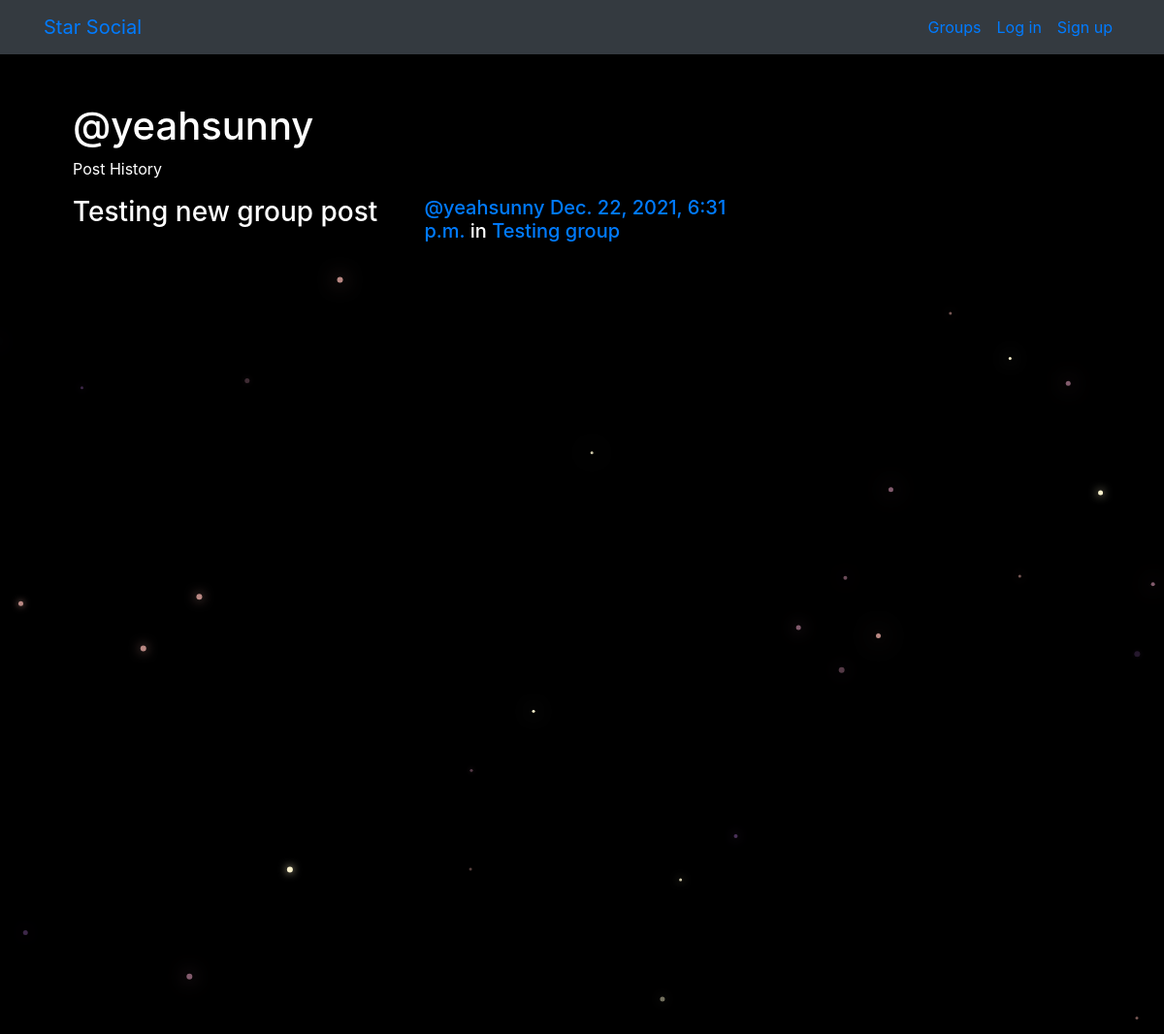
/posts/by/yeahsunny, run on the app's committed database.
### posts/models.py (models this page shows, shortened)
class Post(models.Model):
    user = models.ForeignKey(User, related_name="posts",on_delete = models.CASCADE)
    created_at = models.DateTimeField(auto_now=True)
    message = models.TextField()
    message_html = models.TextField(editable=False)
    group = models.ForeignKey(Group, related_name="posts",null=True, blank=True,on_delete=models.CASCADE)
    class Meta:
        ordering = ["-created_at"] # '-' sign for displaying in descending order
        unique_together = ["user", "message"]

### groups/models.py (models this page shows, shortened)
class Group(models.Model):
    name = models.CharField(max_length=255, unique=True)
    slug = models.SlugField(allow_unicode=True, unique=True)
    description = models.TextField(blank=True, default='')
    description_html = models.TextField(editable=False, default='', blank=True)
    members = models.ManyToManyField(User,through="GroupMember")
    class Meta:
        ordering = ["name"]

### posts/views.py (the view)
# urls.py: url(r"^by/(?P<username>[-\w]+)", views.UserPosts.as_view(), name="for_user"),
class UserPosts(generic.ListView):
    model = models.Post
    template_name = "posts/user_post_list.html"
    def get_queryset(self):
        try:
            self.post_user = User.objects.prefetch_related("posts").get(
                username__iexact=self.kwargs.get("username")
            )
        except User.DoesNotExist:
            raise Http404
        else:
            return self.post_user.posts.all()
    def get_context_data(self, **kwargs):
        context = super().get_context_data(**kwargs)
        context["post_user"] = self.post_user
        return context

### posts/templates/posts/user_post_list.html
{% extends "posts/post_base.html" %}
{% block prepost %}
	<div class="col-md-4">
		<h1>@{{ post_user.username }}</h1>
		<p>Post History</p>
	</div>
{% endblock %}
{% block post_content %}
	<div class="col-md-8">
		{% for post in post_list %}
			{% include "posts/_post.html" %}
		{% endfor %}
	</div>
{% endblock %}

### posts/templates/posts/_post.html (shortened to what this page needs)
<div class="post media">
	<h3 class="mr-5">{{ post.message_html|safe }}</h3>
	<div class="media-body">
		<h5>
			<span class="username">
				<a href="{% url 'posts:for_user' username=post.user.username %}">@{{ post.user.username }}</a>
			</span>
			<time class="time">
				<a href="{% url 'posts:single' username=post.user.username pk=post.pk %}">{{ post.created_at }}</a>
			</time>
			{% if post.group %}
			<span class="group-name">in
				<a href="#">{{ post.group.name }}</a>
			</span>
			{% endif %}
		</h5>
	</div>
</div>

### static/simplesocial/css/master.css (style rules this page uses)
body { margin: 0; overflow: hidden; background-color: black; color:white; }

### data on the page
Post: message_html "Testing new group post", user.username "yeahsunny", created_at "Dec. 22, 2021, 6:31 p.m.", group.name "Testing group"

### other printed values
{{ post_user.username }} "yeahsunny"
